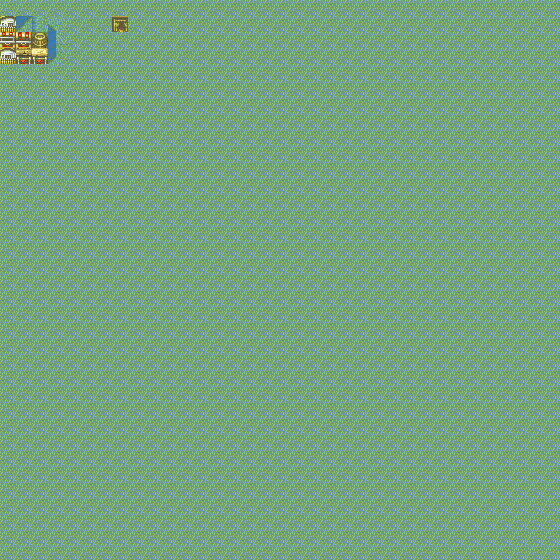

A level layout from a 2D game, rendered from its tile map. Below: a short description, then the map file with tile-grid data replaced by summaries:
An orthogonal 35x35 tile map with 16x16 px tiles, 1 tile layer (Tile Layer 1).

<map version="1.5" tiledversion="1.7.2" orientation="orthogonal" renderorder="right-down" width="35" height="35" tilewidth="16" tileheight="16" infinite="0" nextlayerid="2" nextobjectid="1">
 <tileset firstgid="1" name="../TilesetPreviews/UpdatedVillage" tilewidth="16" tileheight="16" tilecount="1024" columns="32">
  <image source="UpdatedVillage.png" trans="ffffff" width="512" height="512" />
 </tileset>
 <layer id="1" name="Tile Layer 1" width="35" height="35">
  <properties>
   <property name="Anims1" value="UpdatedVillageAnimations" />
   <property name="ChapterID" value="Debug2Ch" />
   <property name="Main" value="" />
   <property name="MapID" value="Debug2Map" />
   <property name="ObjectType" value="UpdatedVillageObj" />
   <property name="PaletteID" value="UpdatedVillagePal" />
   <property name="TileConfig" value="UpdatedVillageConf" />
  </properties>
  <data>[1225 cells, 1225 non-empty, 14 distinct tile ids]</data>
 </layer>
</map>
